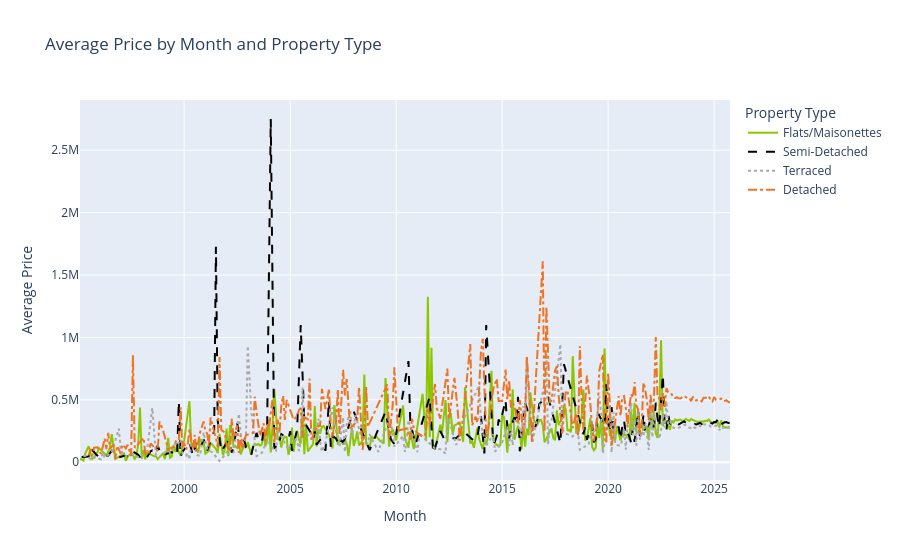

Source (notebook cell):
### Code cell
fig = px.line(
    df,
    x="month",
    y="average_price",
    color="property_type_full",
    line_dash="property_type_full",
    color_discrete_sequence=["#8CC600", "black", "darkgrey", "#EE7423"],
    line_dash_sequence=["solid", "dash", "dot", "dashdot"],
    title="Average Price by Month and Property Type"
)

fig.update_layout(
    xaxis_title="Month",
    yaxis_title="Average Price",
    legend_title="Property Type",
)

fig.show()

### Figure 1 — Plotly figure (JSON) as saved in the notebook; plotly's stock layout.template omitted (floating-point values rounded to 4 significant figures; data arrays with more than 128 entries replaced by an {"elided": "..."} marker saying what was removed)
{"data": [{"hovertemplate": "property_type_full=Flats/Maisonettes<br>month=%{x}<br>average_price=%{y}<extra></extra>", "legendgroup": "Flats/Maisonettes", "line": {"color": "#8CC600", "dash": "solid"}, "marker": {"symbol": "circle"}, "mode": "lines", "name": "Flats/Maisonettes", "orientation": "v", "showlegend": true, "type": "scatter", "x": {"elided": "304 str values"}, "xaxis": "x", "y": {"elided": "304 float values"}, "yaxis": "y"}, {"hovertemplate": "property_type_full=Semi-Detached<br>month=%{x}<br>average_price=%{y}<extra></extra>", "legendgroup": "Semi-Detached", "line": {"color": "black", "dash": "dash"}, "marker": {"symbol": "circle"}, "mode": "lines", "name": "Semi-Detached", "orientation": "v", "showlegend": true, "type": "scatter", "x": {"elided": "199 str values"}, "xaxis": "x", "y": {"elided": "199 float values"}, "yaxis": "y"}, {"hovertemplate": "property_type_full=Terraced<br>month=%{x}<br>average_price=%{y}<extra></extra>", "legendgroup": "Terraced", "line": {"color": "darkgrey", "dash": "dot"}, "marker": {"symbol": "circle"}, "mode": "lines", "name": "Terraced", "orientation": "v", "showlegend": true, "type": "scatter", "x": {"elided": "213 str values"}, "xaxis": "x", "y": {"elided": "213 float values"}, "yaxis": "y"}, {"hovertemplate": "property_type_full=Detached<br>month=%{x}<br>average_price=%{y}<extra></extra>", "legendgroup": "Detached", "line": {"color": "#EE7423", "dash": "dashdot"}, "marker": {"symbol": "circle"}, "mode": "lines", "name": "Detached", "orientation": "v", "showlegend": true, "type": "scatter", "x": {"elided": "269 str values"}, "xaxis": "x", "y": {"elided": "269 float values"}, "yaxis": "y"}], "layout": {"legend": {"title": {"text": "Property Type"}, "tracegroupgap": 0}, "title": {"text": "Average Price by Month and Property Type"}, "xaxis": {"anchor": "y", "domain": [0, 1], "title": {"text": "Month"}}, "yaxis": {"anchor": "x", "domain": [0, 1], "title": {"text": "Average Price"}}}}
